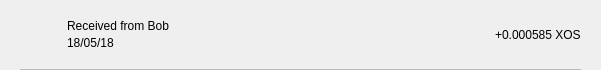
<?xml version="1.0" encoding="UTF-8"?>
<ui version="4.0">
 <class>TxRow</class>
 <widget class="QWidget" name="TxRow">
  <property name="geometry">
   <rect>
    <x>0</x>
    <y>0</y>
    <width>601</width>
    <height>70</height>
   </rect>
  </property>
  <property name="minimumSize">
   <size>
    <width>0</width>
    <height>40</height>
   </size>
  </property>
  <property name="windowTitle">
   <string>Form</string>
  </property>
  <layout class="QVBoxLayout" name="verticalLayout_3">
   <property name="spacing">
    <number>0</number>
   </property>
   <property name="leftMargin">
    <number>0</number>
   </property>
   <property name="topMargin">
    <number>0</number>
   </property>
   <property name="rightMargin">
    <number>0</number>
   </property>
   <property name="bottomMargin">
    <number>0</number>
   </property>
   <item>
    <widget class="QWidget" name="rowContainer" native="true">
     <layout class="QVBoxLayout" name="verticalLayout_2">
      <property name="spacing">
       <number>9</number>
      </property>
      <property name="leftMargin">
       <number>20</number>
      </property>
      <property name="topMargin">
       <number>9</number>
      </property>
      <property name="rightMargin">
       <number>20</number>
      </property>
      <property name="bottomMargin">
       <number>0</number>
      </property>
      <item>
       <widget class="QFrame" name="frame">
        <property name="styleSheet">
         <string notr="true">border:none;</string>
        </property>
        <property name="frameShape">
         <enum>QFrame::StyledPanel</enum>
        </property>
        <property name="frameShadow">
         <enum>QFrame::Raised</enum>
        </property>
        <layout class="QHBoxLayout" name="horizontalLayout" stretch="0,2,0">
         <property name="leftMargin">
          <number>0</number>
         </property>
         <property name="topMargin">
          <number>0</number>
         </property>
         <property name="rightMargin">
          <number>0</number>
         </property>
         <property name="bottomMargin">
          <number>0</number>
         </property>
         <item>
          <widget class="QPushButton" name="icon">
           <property name="focusPolicy">
            <enum>Qt::NoFocus</enum>
           </property>
           <property name="styleSheet">
            <string notr="true">border:none;</string>
           </property>
           <property name="text">
            <string/>
           </property>
           <property name="iconSize">
            <size>
             <width>28</width>
             <height>28</height>
            </size>
           </property>
          </widget>
         </item>
         <item>
          <layout class="QVBoxLayout" name="verticalLayout">
           <property name="spacing">
            <number>3</number>
           </property>
           <property name="leftMargin">
            <number>9</number>
           </property>
           <item>
            <widget class="QLabel" name="lblAddress">
             <property name="styleSheet">
              <string notr="true"/>
             </property>
             <property name="text">
              <string>Received from Bob</string>
             </property>
             <property name="alignment">
              <set>Qt::AlignBottom|Qt::AlignLeading|Qt::AlignLeft</set>
             </property>
            </widget>
           </item>
           <item>
            <widget class="QLabel" name="lblDate">
             <property name="styleSheet">
              <string notr="true"/>
             </property>
             <property name="text">
              <string>18/05/18</string>
             </property>
             <property name="alignment">
              <set>Qt::AlignLeading|Qt::AlignLeft|Qt::AlignTop</set>
             </property>
            </widget>
           </item>
          </layout>
         </item>
         <item>
          <widget class="QLabel" name="lblAmount">
           <property name="styleSheet">
            <string notr="true"/>
           </property>
           <property name="text">
            <string>+0.000585 XOS</string>
           </property>
          </widget>
         </item>
        </layout>
       </widget>
      </item>
      <item>
       <widget class="QLabel" name="lblDivisory">
        <property name="minimumSize">
         <size>
          <width>0</width>
          <height>1</height>
         </size>
        </property>
        <property name="maximumSize">
         <size>
          <width>16777215</width>
          <height>1</height>
         </size>
        </property>
        <property name="styleSheet">
         <string notr="true">background-color:#bababa;</string>
        </property>
        <property name="text">
         <string/>
        </property>
        <property name="alignment">
         <set>Qt::AlignBottom|Qt::AlignLeading|Qt::AlignLeft</set>
        </property>
       </widget>
      </item>
     </layout>
    </widget>
   </item>
  </layout>
 </widget>
 <resources/>
 <connections/>
</ui>
